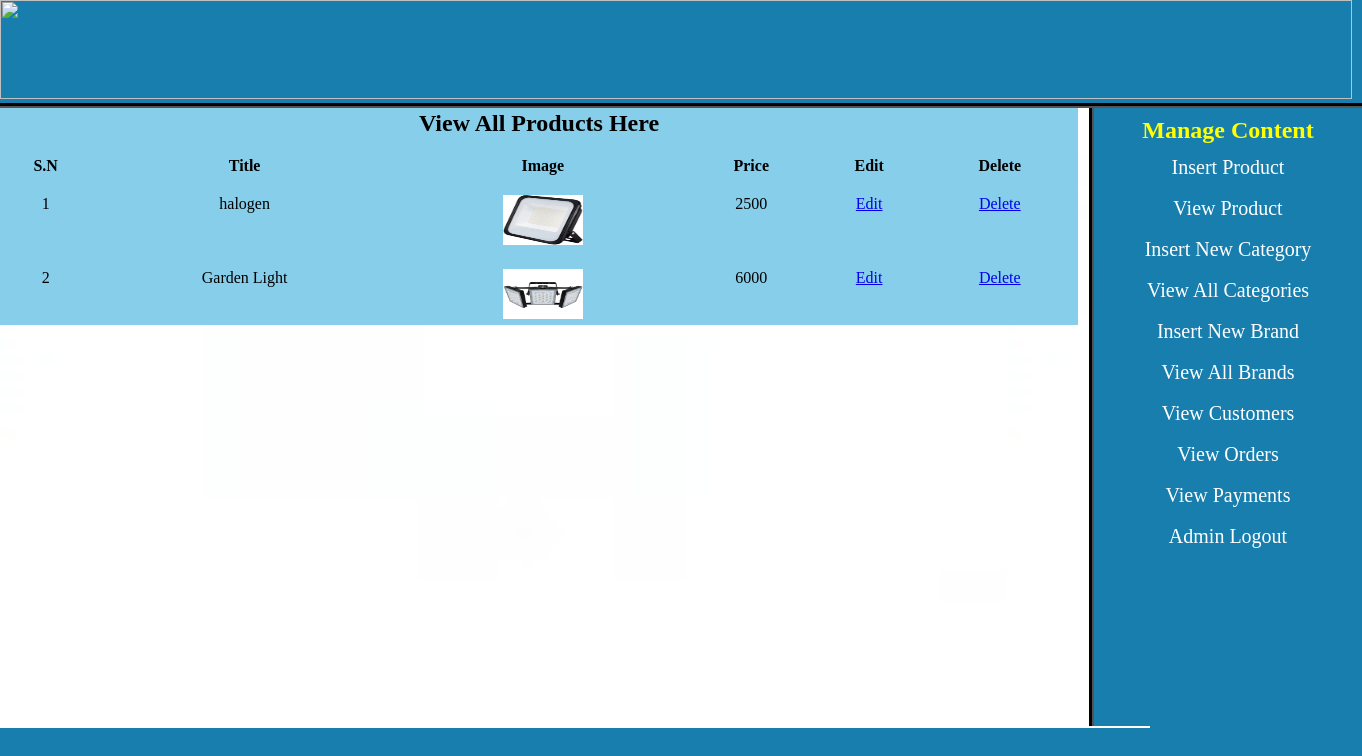
Page /admin_area/index.php?view_products (signed in) on the committed database.
### tables this page shows
CREATE TABLE `products` (
  `product_cat` int(100) NOT NULL,
  `product_brand` int(100) NOT NULL,
  `product_title` varchar(255) NOT NULL,
  `product_price` int(100) NOT NULL,
  `product_desc` text NOT NULL,
  `product_image` text NOT NULL,
  `product_keywords` text NOT NULL,
  `product_id` int(100) NOT NULL
);

### admin_area/view_products.php (the view, shortened to what this page needs)
<?php
if (!isset($_SESSION['user_email'])) {
    echo "<script> window.open('login.php?not_admin=You are not an admin!','_self') </script>";
    exit();
} else {
?>
<!DOCTYPE html>
<html>
<head>
</head>
<body>
    <table width="1078" align="center" bgcolor="skyblue">
        <tr align="center">
            <td colspan="6"><h2>View All Products Here</h2></td>
        </tr>
        <tr align="center" bgcolor="skyblue">
            <th><br>S.N</th>
            <th><br>Title</th>
            <th><br>Image</th>
            <th><br>Price</th>
            <th><br>Edit</th>
            <th><br>Delete</th>
        </tr>
        <?php
        include("includes/db.php");
        $get_pro = "SELECT * FROM products";
        $run_pro = mysqli_query($con, $get_pro);
        $i = 0;
        while ($row_pro = mysqli_fetch_array($run_pro)) {
            $pro_id = $row_pro['product_id'];
            $pro_title = $row_pro['product_title'];
            $pro_image = $row_pro['product_image'];
            $pro_price = $row_pro['product_price'];
            $i++;
        ?>
        <tr align="center">
            <td><br><?php echo $i; ?></td>
            <td><br><?php echo $pro_title; ?></td>
            <td><br><img src="product_images/<?php echo $pro_image; ?>" width="80" height="50" /></td>
            <td><br><?php echo $pro_price; ?></td>
            <td><br><a href="index.php?edit_pro=<?php echo $pro_id; ?>">Edit</a></td>
            <td><br><a href="delete_pro.php?delete_pro=<?php echo $pro_id; ?>">Delete</a></td>
        </tr>
        <?php } ?>
    </table>
</body>
</html>
<?php } ?>

### admin_area/styles/style.css (style rules this page uses)
html, body, div, span, applet, object, iframe, h1, h2, h3, h4, h5, h6, p, blockquote, pre, a, abbr, acronym, address, big, cite, code, del, dfn, em, img, ins, kbd, q, s, samp, small, strike, strong, sub, sup, tt, var, b, u, i, center, dl, dt, dd, ol, ul, li, fieldset, form, label, legend, table, caption, tbody, tfoot, thead, tr, th, td, article, aside, canvas, details, embed, figure, figcaption, footer, header, hgroup, menu, nav, output, ruby, section, summary, time, mark, audio, video { margin: 0; padding: 0; border: 0; vertical-align: baseline; }
body { background:#187eae; }

### rows in the picture
products: product_title "halogen", product_image (picture), product_price "2500"
products: product_title "Garden Light", product_image (picture), product_price "6000"
